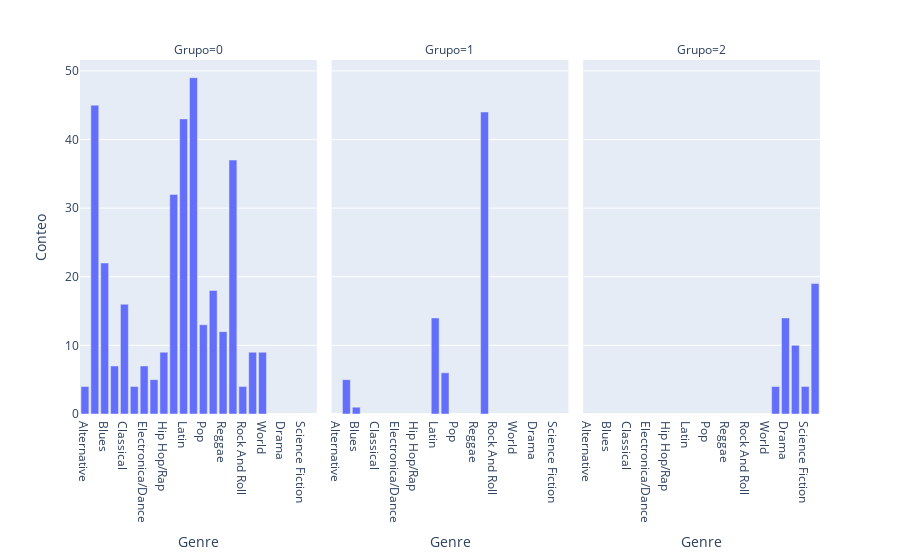

Notebook code for this chart:
### Code cell
tabla=df_cluster.groupby(["Genre", "Grupo"]).size()
tabla=tabla.reset_index(name="Conteo")
tabla
fig=px.bar(tabla, x=tabla['Genre'], y=tabla.Conteo, facet_col=tabla.Grupo,)
fig.show()

### Figure 1 — Plotly figure (JSON) as saved in the notebook; plotly's stock layout.template omitted (floating-point values rounded to 4 significant figures)
{"data": [{"alignmentgroup": "True", "hovertemplate": "Grupo=0<br>Genre=%{x}<br>Conteo=%{y}<extra></extra>", "legendgroup": "", "marker": {"color": "#636efa", "pattern": {"shape": ""}}, "name": "", "offsetgroup": "", "orientation": "v", "showlegend": false, "textposition": "auto", "type": "bar", "x": ["Alternative", "Alternative & Punk", "Blues", "Bossa Nova", "Classical", "Easy Listening", "Electronica/Dance", "Heavy Metal", "Hip Hop/Rap", "Jazz", "Latin", "Metal", "Pop", "R&B/Soul", "Reggae", "Rock", "Rock And Roll", "Soundtrack", "World"], "xaxis": "x", "y": [4, 45, 22, 7, 16, 4, 7, 5, 9, 32, 43, 49, 13, 18, 12, 37, 4, 9, 9], "yaxis": "y"}, {"alignmentgroup": "True", "hovertemplate": "Grupo=1<br>Genre=%{x}<br>Conteo=%{y}<extra></extra>", "legendgroup": "", "marker": {"color": "#636efa", "pattern": {"shape": ""}}, "name": "", "offsetgroup": "", "orientation": "v", "showlegend": false, "textposition": "auto", "type": "bar", "x": ["Alternative & Punk", "Blues", "Latin", "Metal", "Rock"], "xaxis": "x2", "y": [5, 1, 14, 6, 44], "yaxis": "y2"}, {"alignmentgroup": "True", "hovertemplate": "Grupo=2<br>Genre=%{x}<br>Conteo=%{y}<extra></extra>", "legendgroup": "", "marker": {"color": "#636efa", "pattern": {"shape": ""}}, "name": "", "offsetgroup": "", "orientation": "v", "showlegend": false, "textposition": "auto", "type": "bar", "x": ["Comedy", "Drama", "Sci Fi & Fantasy", "Science Fiction", "TV Shows"], "xaxis": "x3", "y": [4, 14, 10, 4, 19], "yaxis": "y3"}], "layout": {"annotations": [{"font": {}, "showarrow": false, "text": "Grupo=0", "x": 0.16, "xanchor": "center", "xref": "paper", "y": 1, "yanchor": "bottom", "yref": "paper"}, {"font": {}, "showarrow": false, "text": "Grupo=1", "x": 0.5, "xanchor": "center", "xref": "paper", "y": 1, "yanchor": "bottom", "yref": "paper"}, {"font": {}, "showarrow": false, "text": "Grupo=2", "x": 0.84, "xanchor": "center", "xref": "paper", "y": 1, "yanchor": "bottom", "yref": "paper"}], "barmode": "relative", "legend": {"tracegroupgap": 0}, "margin": {"t": 60}, "xaxis": {"anchor": "y", "domain": [0, 0.32], "title": {"text": "Genre"}}, "xaxis2": {"anchor": "y2", "domain": [0.34, 0.66], "matches": "x", "title": {"text": "Genre"}}, "xaxis3": {"anchor": "y3", "domain": [0.68, 1.0], "matches": "x", "title": {"text": "Genre"}}, "yaxis": {"anchor": "x", "domain": [0, 1], "title": {"text": "Conteo"}}, "yaxis2": {"anchor": "x2", "domain": [0, 1], "matches": "y", "showticklabels": false}, "yaxis3": {"anchor": "x3", "domain": [0, 1], "matches": "y", "showticklabels": false}}}
